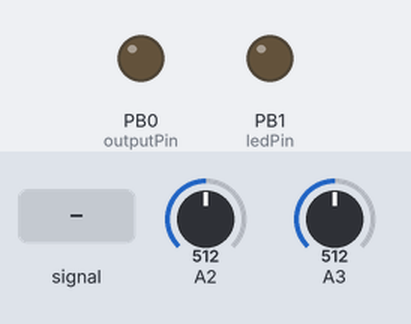
The sketch below on a simulated ATtiny85, built with avr-gcc and run on an emulated ATtiny85. On the bench: output pins drawn as LEDs (lit = HIGH). Inputs (shaded band) come from the test bench; at power-on: A3 = 512, A2 = 512.

Above: at 1.2 s.
1.3 s: A2 fed a 1000 Hz sine of ±255 counts around its level
4.3 s: A3 fed a 200 Hz sine of ±460 counts around its level
7.3 s: A3 set to 716
At 8.08 s:
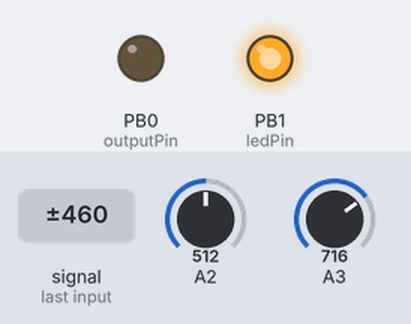
10.3 s: A2 set to 0
At 10.3 s:
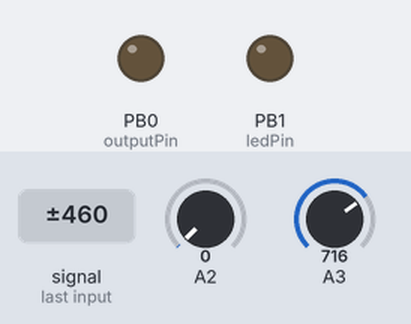
Timing chart, 0 to 12.8 s (numbered marks = the images above; inputs shaded):
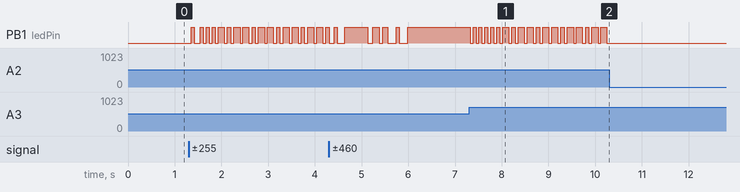

The sketch:

US_attiny_recpt_32khz.ino
```cpp
/*
 * US_reader.c
 *
 * Created: 10/01/2015 17:43:44
 */

#define FREQ25 true
#define FREQ32 false

#define DEMODULATION_DIFF 0
#define UP 1
#define DOWN 0

int outputPin = 0;
int ledPin = 1;

int evenOdd = 0;

void debug(int nb) {
  for (int j = 0; j < nb; j++) {
    digitalWrite(outputPin, 1);
    for (int i = 0; i < 1000; i++) {}
    digitalWrite(outputPin, 0);
    for (int i = 0; i < 1000; i++) {}
  }

  for (int i = 0; i < 10000; i++) {}
}

void startAdc() {
  ADCSRA |= 0b01000000;
}

void waitAdc() {
  while (ADCSRA & (1 << ADSC)) {}
}

int readAdc() {
  startAdc();
  waitAdc();

  return ADCH << 2;
}

void configAdcPB4() {
  // ADC voltage ref 5V, PB4, 8 high part in ADCH
  ADMUX = 0b00100010; // 5V ref, gain 1
}

void configAdcPB3() {
  // ADC voltage ref 5V, PB3, 8 high part in ADCH
  ADMUX = 0b00100011; // 5V ref, gain 1
}

void received() {
  digitalWrite(outputPin, 1);
  delay(2);
  digitalWrite(outputPin, 0);

  if (evenOdd == 0) {
    digitalWrite(ledPin, 1);
    evenOdd = 1;
  } else {
    digitalWrite(ledPin, 0);
    evenOdd = 0;
  }
}

unsigned char TCCR1Conf() {
  if (FREQ25)
    return 1 << CTC1 | 1 << CS13; // will need 188 tick for 3ms
  else if (FREQ32)
    //return 1 << CTC1 | 1 << CS13; // will need 150 tick for 2.4ms
    return 1 << CTC1 | 1 << CS13; // will need 110 tick for 1.75ms
}

int TCNT1Limit(bool towFird) {
  if (FREQ25) {
    if (!towFird)
      return 188;
    else
      return 125;
  } else if (FREQ32) {
    if (!towFird)
      return 110;
    else
      return 73;
  }
}

void sampleWait() {
  if (FREQ25)
    while (TCNT1 % 5 != 0) {}
  else if (FREQ32)
    while (TCNT1 % 2 != 0) {}
}

void setup() {
  pinMode(outputPin, OUTPUT);
  pinMode(ledPin, OUTPUT);

  // enable ADC, without interrupts, at 1MHz (div by 8)
  ADCSRA = 0b10000011;

  // Timer 1
  TCCR1 = 0;                  //stop the timer
  TCNT1 = 0;                  //zero the timer
  GTCCR = 1 << PSR1;          //reset the prescaler
  //start timer, ctc mode, ck/64
  //TCCR1 = 1 << CTC1 | 1 << CS12 | 1 << CS11 | 1 << CS10; // will need 225 tick for 1800µs
  //start timer, ctc mode, ck/128
  TCCR1 = TCCR1Conf();
}

void loop() {
  configAdcPB3();
  while (1) {
    int trigger = readAdc();

    if (trigger > 61) { // 0.3V * 1024 / 5 = 61
      configAdcPB4();
      int triggerL = readAdc();

      // reset timer
      TCNT1 = 0;
      GTCCR = 1 << PSR1;

      char upH = 1;
      char downH = 0;
      int prevValH = trigger;
      int prevValH2 = 0;
      char stateH = UP;

      char upL = 1;
      char downL = 0;
      int prevValL = triggerL;
      int prevValL2 = 0;
      char stateL = UP;

      // wait for timer
      while (TCNT1 < TCNT1Limit(false)) {
        // wait for reasonable sampling frequency
        sampleWait();
        configAdcPB3();
        int adcH = readAdc();
        configAdcPB4();
        int adcL = readAdc();

        // algo for h
        if (stateH == UP) {
          if (adcH < prevValH && prevValH < prevValH2) {
            stateH = DOWN;
            downH++;
          }
        } else {
          if (adcH > prevValH && prevValH > prevValH2) {
            upH++;
            stateH = UP;
          }
        }

        prevValH2 = prevValH;
        prevValH = adcH;

        // algo for l
        if (stateL == UP) {
          if (adcL < prevValL && prevValL < prevValL2) {
            stateL = DOWN;
            downL++;
          }
        } else {
          if (adcL > prevValL && prevValL > prevValL2) {
            upL++;
            stateL = UP;
          }
        }

        prevValL2 = prevValL;
        prevValL = adcL;

        if (TCNT1 < TCNT1Limit(true) && upH == 3 && downH == 3 || upL == 3 && downL == 3)
          // exclude measure
          upH = 100;
      }

      configAdcPB3();
//      if (upH >= 3 && downH >= 3 && upH <= 4 && downH <= 4
//          || upL >= 3 && downL >= 3 && upL <= 4 && downL <= 4)

//      debug(upL);
//      debug(downL);

//      if (upH >= 3 && downH >= 3 && upH <= 4 && downH <= 4) {
//        received();
//      }

      if (upH == 3 && downH == 3 || upL == 3 && downL == 3) {
        received();
      }
    }
  }
}
```

Measured:
- after the input at 7.3 s, PB1 (ledPin): HIGH → LOW at once, then repeats every 0.53 s: LOW 0.06 s, HIGH 0.13 s, LOW 0.07 s, HIGH 0.07 s, LOW 0.07 s, HIGH 0.13 s
- after the input at 10.3 s, PB1 (ledPin): stops changing and stays LOW
